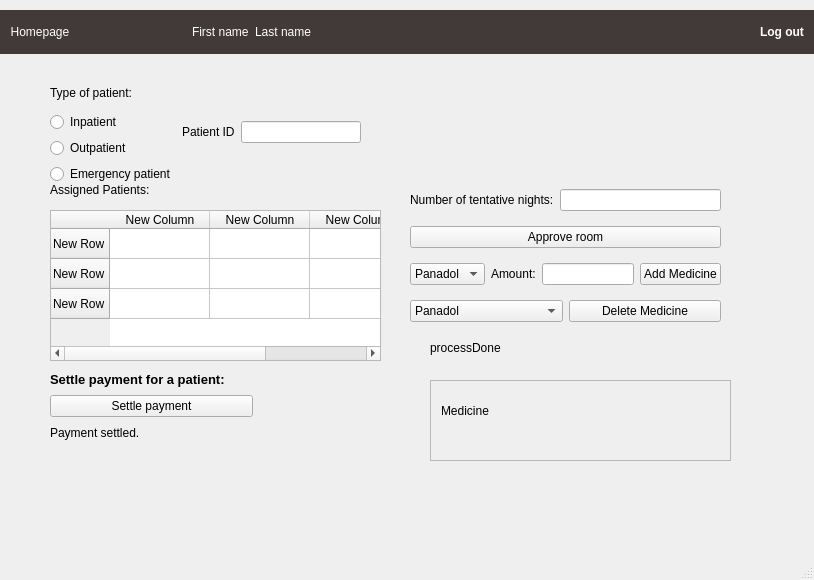
<?xml version="1.0" encoding="UTF-8"?>
<ui version="4.0">
 <class>Reception</class>
 <widget class="QMainWindow" name="Reception">
  <property name="geometry">
   <rect>
    <x>0</x>
    <y>0</y>
    <width>814</width>
    <height>580</height>
   </rect>
  </property>
  <property name="windowTitle">
   <string>MainWindow</string>
  </property>
  <widget class="QWidget" name="centralwidget">
   <widget class="QWidget" name="widget" native="true">
    <property name="geometry">
     <rect>
      <x>0</x>
      <y>10</y>
      <width>822</width>
      <height>44</height>
     </rect>
    </property>
    <property name="styleSheet">
     <string notr="true">QWidget {background-color:rgb(66, 57, 57); color:rgb(255, 255, 255);
}
</string>
    </property>
    <layout class="QGridLayout" name="gridLayout_3">
     <item row="0" column="0">
      <layout class="QGridLayout" name="gridLayout">
       <item row="0" column="3">
        <widget class="QLabel" name="label_3">
         <property name="font">
          <font>
           <bold>false</bold>
          </font>
         </property>
         <property name="text">
          <string>Last name</string>
         </property>
        </widget>
       </item>
       <item row="0" column="1">
        <spacer name="horizontalSpacer_2">
         <property name="orientation">
          <enum>Qt::Horizontal</enum>
         </property>
         <property name="sizeHint" stdset="0">
          <size>
           <width>40</width>
           <height>20</height>
          </size>
         </property>
        </spacer>
       </item>
       <item row="0" column="8">
        <widget class="QPushButton" name="pushButton_5">
         <property name="font">
          <font>
           <bold>true</bold>
          </font>
         </property>
         <property name="cursor">
          <cursorShape>PointingHandCursor</cursorShape>
         </property>
         <property name="styleSheet">
          <string notr="true">QPushButton {color: white; border-radius: 6px;min-width: 80px;}</string>
         </property>
         <property name="text">
          <string>Log out</string>
         </property>
         <property name="default">
          <bool>false</bool>
         </property>
         <property name="flat">
          <bool>true</bool>
         </property>
        </widget>
       </item>
       <item row="0" column="4">
        <spacer name="horizontalSpacer_4">
         <property name="orientation">
          <enum>Qt::Horizontal</enum>
         </property>
         <property name="sizeHint" stdset="0">
          <size>
           <width>40</width>
           <height>20</height>
          </size>
         </property>
        </spacer>
       </item>
       <item row="0" column="6">
        <spacer name="horizontalSpacer_3">
         <property name="orientation">
          <enum>Qt::Horizontal</enum>
         </property>
         <property name="sizeHint" stdset="0">
          <size>
           <width>40</width>
           <height>20</height>
          </size>
         </property>
        </spacer>
       </item>
       <item row="0" column="2">
        <widget class="QLabel" name="label_4">
         <property name="font">
          <font>
           <bold>false</bold>
          </font>
         </property>
         <property name="text">
          <string>First name</string>
         </property>
        </widget>
       </item>
       <item row="0" column="0">
        <widget class="QPushButton" name="pushButton_2">
         <property name="styleSheet">
          <string notr="true">QPushButton {color: white; border-radius: 6px;min-width: 80px;}</string>
         </property>
         <property name="text">
          <string>Homepage</string>
         </property>
         <property name="flat">
          <bool>true</bool>
         </property>
        </widget>
       </item>
       <item row="0" column="7">
        <spacer name="horizontalSpacer">
         <property name="orientation">
          <enum>Qt::Horizontal</enum>
         </property>
         <property name="sizeHint" stdset="0">
          <size>
           <width>40</width>
           <height>20</height>
          </size>
         </property>
        </spacer>
       </item>
       <item row="0" column="5">
        <spacer name="horizontalSpacer_5">
         <property name="orientation">
          <enum>Qt::Horizontal</enum>
         </property>
         <property name="sizeHint" stdset="0">
          <size>
           <width>40</width>
           <height>20</height>
          </size>
         </property>
        </spacer>
       </item>
      </layout>
     </item>
    </layout>
   </widget>
   <widget class="QTableWidget" name="tableWidget">
    <property name="geometry">
     <rect>
      <x>50</x>
      <y>210</y>
      <width>331</width>
      <height>151</height>
     </rect>
    </property>
    <row>
     <property name="text">
      <string>New Row</string>
     </property>
    </row>
    <row>
     <property name="text">
      <string>New Row</string>
     </property>
    </row>
    <row>
     <property name="text">
      <string>New Row</string>
     </property>
    </row>
    <column>
     <property name="text">
      <string>New Column</string>
     </property>
    </column>
    <column>
     <property name="text">
      <string>New Column</string>
     </property>
    </column>
    <column>
     <property name="text">
      <string>New Column</string>
     </property>
    </column>
   </widget>
   <widget class="QScrollArea" name="scrollArea">
    <property name="geometry">
     <rect>
      <x>430</x>
      <y>380</y>
      <width>301</width>
      <height>81</height>
     </rect>
    </property>
    <property name="widgetResizable">
     <bool>true</bool>
    </property>
    <widget class="QWidget" name="scrollAreaWidgetContents">
     <property name="geometry">
      <rect>
       <x>0</x>
       <y>0</y>
       <width>299</width>
       <height>79</height>
      </rect>
     </property>
     <widget class="QLabel" name="label_5">
      <property name="geometry">
       <rect>
        <x>10</x>
        <y>20</y>
        <width>71</width>
        <height>20</height>
       </rect>
      </property>
      <property name="text">
       <string>Medicine</string>
      </property>
     </widget>
    </widget>
   </widget>
   <widget class="QLabel" name="label_7">
    <property name="geometry">
     <rect>
      <x>50</x>
      <y>180</y>
      <width>151</width>
      <height>20</height>
     </rect>
    </property>
    <property name="text">
     <string>Assigned Patients:</string>
    </property>
   </widget>
   <widget class="QWidget" name="horizontalLayoutWidget">
    <property name="geometry">
     <rect>
      <x>50</x>
      <y>80</y>
      <width>311</width>
      <height>104</height>
     </rect>
    </property>
    <layout class="QHBoxLayout" name="horizontalLayout">
     <item>
      <layout class="QVBoxLayout" name="verticalLayout_3">
       <item>
        <widget class="QLabel" name="label_9">
         <property name="text">
          <string>Type of patient:</string>
         </property>
        </widget>
       </item>
       <item>
        <widget class="QRadioButton" name="IPRadioButton">
         <property name="text">
          <string>Inpatient</string>
         </property>
        </widget>
       </item>
       <item>
        <widget class="QRadioButton" name="OPRadioButton">
         <property name="text">
          <string>Outpatient</string>
         </property>
        </widget>
       </item>
       <item>
        <widget class="QRadioButton" name="EPRadioButton">
         <property name="text">
          <string>Emergency patient</string>
         </property>
        </widget>
       </item>
      </layout>
     </item>
     <item>
      <widget class="QLabel" name="label_8">
       <property name="text">
        <string>Patient ID</string>
       </property>
      </widget>
     </item>
     <item>
      <widget class="QLineEdit" name="lineEdit_4"/>
     </item>
    </layout>
   </widget>
   <widget class="QWidget" name="verticalLayoutWidget">
    <property name="geometry">
     <rect>
      <x>50</x>
      <y>370</y>
      <width>203</width>
      <height>72</height>
     </rect>
    </property>
    <layout class="QVBoxLayout" name="verticalLayout">
     <item>
      <widget class="QLabel" name="label_2">
       <property name="font">
        <font>
         <pointsize>10</pointsize>
         <italic>false</italic>
         <bold>true</bold>
         <strikeout>false</strikeout>
        </font>
       </property>
       <property name="text">
        <string>Settle payment for a patient:</string>
       </property>
      </widget>
     </item>
     <item>
      <widget class="QPushButton" name="settlePaymentButton">
       <property name="text">
        <string>Settle payment</string>
       </property>
      </widget>
     </item>
     <item>
      <widget class="QLabel" name="paymentSettledLabel">
       <property name="text">
        <string>Payment settled. </string>
       </property>
      </widget>
     </item>
    </layout>
   </widget>
   <widget class="QWidget" name="verticalLayoutWidget_2">
    <property name="geometry">
     <rect>
      <x>410</x>
      <y>180</y>
      <width>311</width>
      <height>151</height>
     </rect>
    </property>
    <layout class="QVBoxLayout" name="verticalLayout_2">
     <item>
      <layout class="QHBoxLayout" name="horizontalLayout_5">
       <item>
        <widget class="QLabel" name="label">
         <property name="text">
          <string>Number of tentative nights:</string>
         </property>
        </widget>
       </item>
       <item>
        <widget class="QLineEdit" name="numOfTentNightsTxt"/>
       </item>
      </layout>
     </item>
     <item>
      <widget class="QPushButton" name="approveRoomButton">
       <property name="text">
        <string>Approve room</string>
       </property>
      </widget>
     </item>
     <item>
      <layout class="QHBoxLayout" name="horizontalLayout_4">
       <item>
        <widget class="QComboBox" name="medicineToAdd">
         <item>
          <property name="text">
           <string>Panadol</string>
          </property>
         </item>
         <item>
          <property name="text">
           <string>Adol</string>
          </property>
         </item>
         <item>
          <property name="text">
           <string>Brufen</string>
          </property>
         </item>
         <item>
          <property name="text">
           <string>Streplis</string>
          </property>
         </item>
         <item>
          <property name="text">
           <string>Zetrec</string>
          </property>
         </item>
        </widget>
       </item>
       <item>
        <widget class="QLabel" name="label_6">
         <property name="text">
          <string>Amount:</string>
         </property>
        </widget>
       </item>
       <item>
        <widget class="QLineEdit" name="medAmountTxt"/>
       </item>
       <item>
        <widget class="QPushButton" name="addMedicineButton">
         <property name="text">
          <string>Add Medicine</string>
         </property>
        </widget>
       </item>
      </layout>
     </item>
     <item>
      <layout class="QHBoxLayout" name="horizontalLayout_3">
       <item>
        <widget class="QComboBox" name="medicineToDelete">
         <item>
          <property name="text">
           <string>Panadol</string>
          </property>
         </item>
         <item>
          <property name="text">
           <string>Adol</string>
          </property>
         </item>
         <item>
          <property name="text">
           <string>Brufen</string>
          </property>
         </item>
         <item>
          <property name="text">
           <string>Streplis</string>
          </property>
         </item>
         <item>
          <property name="text">
           <string>Zetrec</string>
          </property>
         </item>
        </widget>
       </item>
       <item>
        <widget class="QPushButton" name="deleteMedicineButton">
         <property name="text">
          <string>Delete Medicine</string>
         </property>
        </widget>
       </item>
      </layout>
     </item>
    </layout>
   </widget>
   <widget class="QLabel" name="processDone">
    <property name="geometry">
     <rect>
      <x>430</x>
      <y>340</y>
      <width>101</width>
      <height>16</height>
     </rect>
    </property>
    <property name="text">
     <string>processDone</string>
    </property>
   </widget>
  </widget>
  <widget class="QMenuBar" name="menubar">
   <property name="geometry">
    <rect>
     <x>0</x>
     <y>0</y>
     <width>814</width>
     <height>21</height>
    </rect>
   </property>
  </widget>
  <widget class="QStatusBar" name="statusbar"/>
 </widget>
 <resources/>
 <connections/>
</ui>
